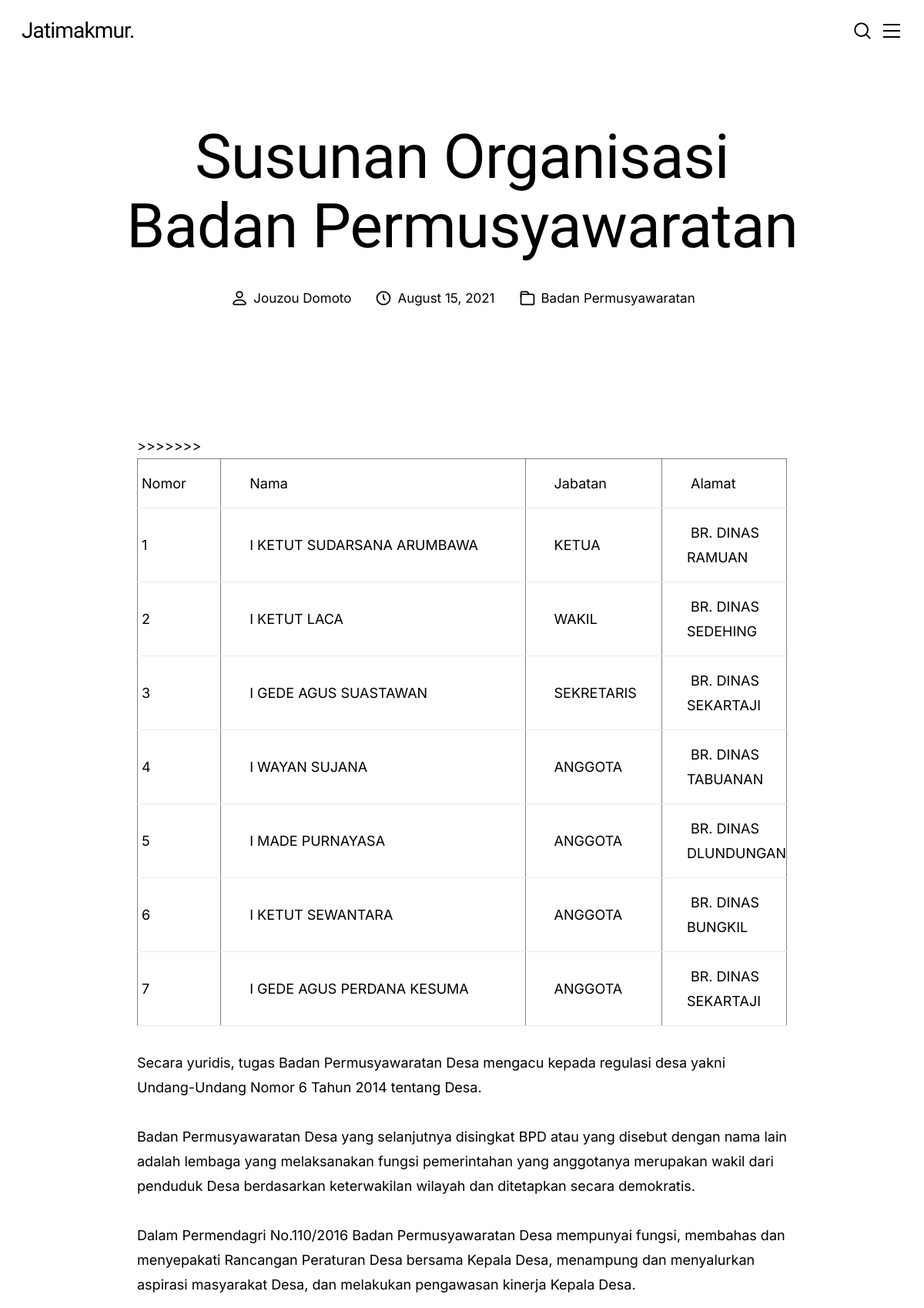
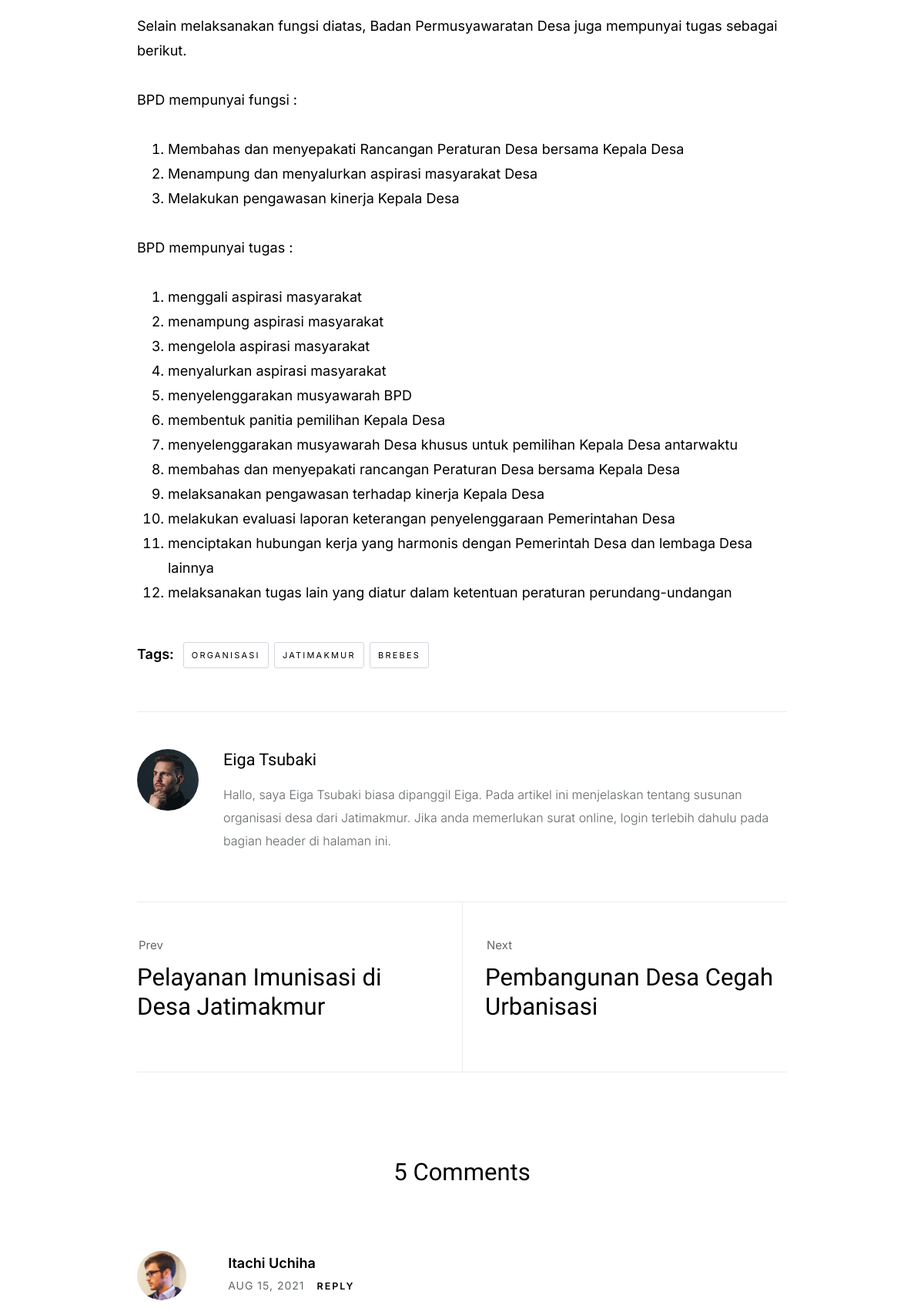
Screenshot of /assets/badan_permusyawaratan.php (upper part) with the database file from the repository (2 pictures, top to bottom).
### tables this page shows
CREATE TABLE `bpd` (
  `no_urut` int(3) NOT NULL,
  `nama` varchar(50) DEFAULT NULL,
  `jabatan` varchar(10) DEFAULT NULL,
  `alamat` varchar(20) DEFAULT NULL
);

### assets/bpd/daftar.php (the view, shortened to what this page needs)
<?php
    include "koneksi.php";
?>
<html>
    <head>
    </head>
    <body>
        <?php
            $query = "SELECT * FROM bpd";
            $sql = mysqli_query($conn,$query);
            echo "<table border='1' cellpadding='0' cellspacing='0'>";
            echo "<tr>
            <td width=15%>&nbspNomor</td>
            <td width=100%>&nbspNama</td>
            <td width=5%>&nbspJabatan</td>
            <td width=50%>&nbspAlamat</td></tr>";
            while ($hasil = mysqli_fetch_array($sql)) {
                $no_urut = $hasil['no_urut'];
                $nama = stripslashes ($hasil['nama']);
                $jabatan= $hasil['jabatan'];
                $alamat = $hasil['alamat'];
                echo "<tr bgcolor='white'>
                <td align='left' width=15%>&nbsp$no_urut</td>
                <td align='left' width=50%>&nbsp$nama</td>
                <td align='left' width=5%>&nbsp$jabatan</td>
                <td align='left' width=50%>&nbsp$alamat</td>>";
            }
            echo "</table>";
        ?>
    </body>
</html>

### assets/badan_permusyawaratan.php (shortened to what this page needs)
<!DOCTYPE html>
<html lang="en" class="no-js" >
<head>
    <link rel="stylesheet" href="css/vendor.css">
    <link rel="stylesheet" href="css/styles.css">
</head>
<body id="top">
    <div id="page" class="s-pagewrap">
        <header id="masthead" class="s-header">
            <div class="s-header__branding">
                <p class="site-title">
                    <a href="index.html" rel="home">Jatimakmur.</a>
                </p>
            </div>
            <a class="s-header__menu-toggle" href="#0"><span>Beranda</span></a>
            <a class="s-header__search-trigger" href="#">
            </a>
        </header>
        <div id="content" class="s-content s-content--blog">
                <div class="row entry-wrap">
                    <div class="column lg-12">
                        <article class="entry format-standard">
                            <header class="entry__header">
                                <h1 class="entry__title">
                                    Susunan Organisasi Badan Permusyawaratan
                                </h1>
                                <div class="entry__meta">
                                    <div class="entry__meta-author">
                                        <a>Jouzou Domoto</a>
                                    </div>
                                    <div class="entry__meta-date">
                                        <svg width="24" height="24" fill="none" viewBox="0 0 24 24">
                                            <circle cx="12" cy="12" r="7.25" stroke="currentColor" stroke-width="1.5"></circle>
                                            <path stroke="currentColor" stroke-width="1.5" d="M12 8V12L14 14"></path>
                                        </svg>
                                        August 15, 2021
                                    </div>
                                    <div class="entry__meta-cat">
                                        <span class="cat-links">
                                            <a>Badan Permusyawaratan</a>
                                        </span>
                                    </div>
                                </div>
                            </header>
                            <div class="entry__media">
                                <figure class="featured-image">
                                </figure>
                            </div>
                            <div class="content-primary">
                                <div class="entry__content">
                                    <?php
                                        include("bpd/daftar.php");
                                    ?>
                                    <p>
                                        Secara yuridis, tugas Badan Permusyawaratan Desa mengacu kepada regulasi desa yakni Undang-Undang Nomor 6 Tahun 2014 tentang Desa.
                                        <br><br>Badan Permusyawaratan Desa yang selanjutnya disingkat BPD atau yang disebut dengan nama lain adalah lembaga yang melaksanakan fungsi pemerintahan yang anggotanya merupakan wakil dari penduduk Desa berdasarkan keterwakilan wilayah dan ditetapkan secara demokratis.
                                        <br><br>Dalam Permendagri No.110/2016 Badan Permusyawaratan Desa mempunyai fungsi, membahas dan menyepakati Rancangan Peraturan Desa bersama Kepala Desa, menampung dan menyalurkan aspirasi masyarakat Desa, dan melakukan pengawasan kinerja Kepala Desa.
                                        <br><br>Selain melaksanakan fungsi diatas, Badan Permusyawaratan Desa juga mempunyai tugas sebagai berikut.
                                        <br><br>BPD mempunyai fungsi :
                                    </p>
                                    <ol style="margin-left: 40px;">
                                        <li type="1">Membahas dan menyepakati Rancangan Peraturan Desa bersama Kepala Desa</li>
                                        <li type="1">Menampung dan menyalurkan aspirasi masyarakat Desa</li>
                                        <li type="1">Melakukan pengawasan kinerja Kepala Desa</li>
                                    </ol>
                                    <p>BPD mempunyai tugas :</p>
                                    <ol style="margin-left: 40px;">
                                        <li type="1">menggali aspirasi masyarakat</li>
                                        <li type="1">menampung aspirasi masyarakat</li>
                                        <li type="1">mengelola aspirasi masyarakat</li>
                                        <li type="1">menyalurkan aspirasi masyarakat</li>
                                        <li type="1">menyelenggarakan musyawarah BPD</li>
                                        <li type="1">membentuk panitia pemilihan Kepala Desa</li>
                                        <li type="1">menyelenggarakan musyawarah Desa khusus untuk pemilihan Kepala Desa antarwaktu</li>
                                        <li type="1">membahas dan menyepakati rancangan Peraturan Desa bersama Kepala Desa</li>
                                        <li type="1">melaksanakan pengawasan terhadap kinerja Kepala Desa</li>
                                        <li type="1">melakukan evaluasi laporan keterangan penyelenggaraan Pemerintahan Desa</li>
                                        <li type="1">menciptakan hubungan kerja yang harmonis dengan Pemerintah Desa dan lembaga Desa lainnya</li>
                                        <li type="1">melaksanakan tugas lain yang diatur dalam ketentuan peraturan perundang-undangan</li>
                                    </ol>
                                    <p class="entry__tags">
                                        <strong>Tags:</strong>
                                        <span class="entry__tag-list">
                                            <a href="pemerintah.html">organisasi</a>
                                            <a href="pemerintah.html">jatimakmur</a>
                                            <a href="pemerintah.html">brebes</a>
                                        </span>
                                    </p>
                                    <div class="entry__author-box">
                                        <figure class="entry__author-avatar">
                                            <img alt="" src="images/avatars/user-06.jpg" class="avatar">
                                        </figure>
                                        <div class="entry__author-info">
                                            <h5 class="entry__author-name">
                                                <a href="sejarah.html">
                                                    Eiga Tsubaki
                                                </a>
                                            </h5>
                                            <p>
                                                Hallo, saya Eiga Tsubaki biasa dipanggil Eiga. Pada artikel ini menjelaskan tentang
                                                susunan organisasi desa dari Jatimakmur. Jika anda memerlukan surat online, login terlebih dahulu pada bagian
                                                header di halaman ini.
                                            </p>
                                        </div>
                                    </div>
                                </div>
                                <div class="post-nav">
                                    <div class="post-nav__prev">
                                        <a href="single-standard5.html" rel="prev">
                                            <span>Prev</span>
                                            Pelayanan Imunisasi di Desa Jatimakmur
                                        </a>
                                    </div>
                                    <div class="post-nav__next">
                                        <a href="single-standard6.html" rel="next">
                                            <span>Next</span>
                                            Pembangunan Desa Cegah Urbanisasi
                                        </a>
                                    </div>
                                </div>
                            </div>
                        </article>
                        <div class="comments-wrap">
                            <div id="comments">
                                <div class="large-12">
                                    <h3>5 Comments</h3>
                                    <ol class="commentlist">
                                        <li class="depth-1 comment">
                                            <div class="comment__avatar">
                                                <img class="avatar" src="images/avatars/user-01.jpg" alt="" width="50" height="50">
                                            </div>
                                            <div class="comment__content">
                                                <div class="comment__info">
                                                    <div class="comment__author">Itachi Uchiha</div>
                                                    <div class="comment__meta">
                                                        <div class="comment__time">Aug 15, 2021</div>
                                                        <div class="comment__reply">
                                                            <a class="comment-reply-link" href="#0">Reply</a>
                                                        </div>
                                                    </div>
                                                </div>
                                            </div>
                                        </li>
                                    </ol>
                                </div>
                            </div>
                        </div>
                    </div>
                </div>
</body>
</html>

### rows the page displays
bpd: no_urut "1", nama "I KETUT SUDARSANA ARUMBAWA", jabatan "KETUA", alamat "BR. DINAS RAMUAN"
bpd: no_urut "2", nama "I KETUT LACA", jabatan "WAKIL", alamat "BR. DINAS SEDEHING"
bpd: no_urut "3", nama "I GEDE AGUS SUASTAWAN", jabatan "SEKRETARIS", alamat "BR. DINAS SEKARTAJI"
bpd: no_urut "4", nama "I WAYAN SUJANA", jabatan "ANGGOTA", alamat "BR. DINAS TABUANAN"
bpd: no_urut "5", nama "I MADE PURNAYASA", jabatan "ANGGOTA", alamat "BR. DINAS DLUNDUNGAN"
bpd: no_urut "6", nama "I KETUT SEWANTARA", jabatan "ANGGOTA", alamat "BR. DINAS BUNGKIL"
bpd: no_urut "7", nama "I GEDE AGUS PERDANA KESUMA", jabatan "ANGGOTA", alamat "BR. DINAS SEKARTAJI"
